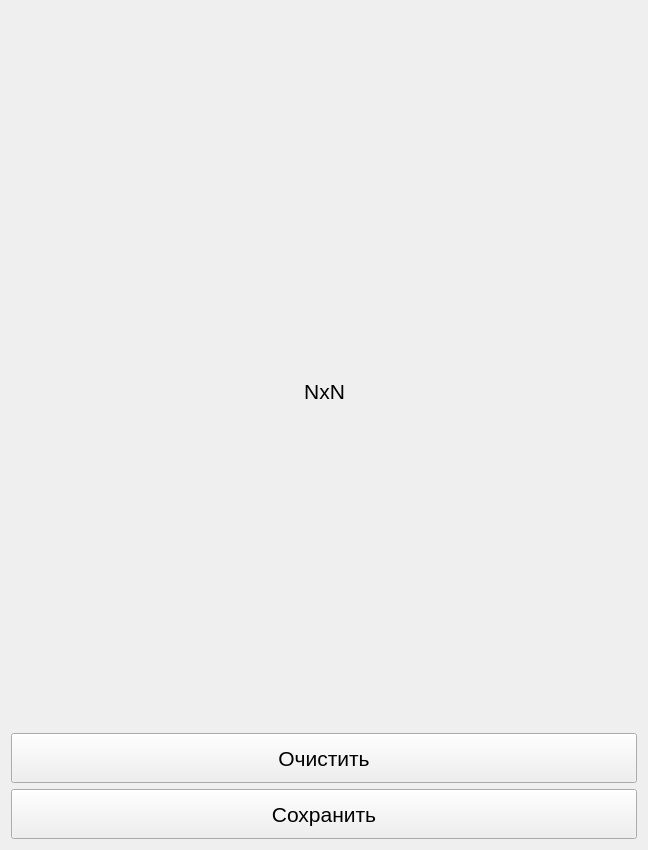
<?xml version="1.0" encoding="UTF-8"?>
<ui version="4.0">
 <class>ScaledWidget</class>
 <widget class="QWidget" name="ScaledWidget">
  <property name="geometry">
   <rect>
    <x>0</x>
    <y>0</y>
    <width>648</width>
    <height>850</height>
   </rect>
  </property>
  <property name="windowTitle">
   <string>Form</string>
  </property>
  <layout class="QVBoxLayout" name="verticalLayout" stretch="0,0,0,0">
   <item>
    <widget class="QWidget" name="w_icon_gallery" native="true">
     <layout class="QHBoxLayout" name="layout_icon_gallery"/>
    </widget>
   </item>
   <item>
    <widget class="QWidget" name="w_icon_show" native="true">
     <property name="minimumSize">
      <size>
       <width>600</width>
       <height>600</height>
      </size>
     </property>
     <layout class="QGridLayout" name="gridLayout">
      <item row="1" column="0">
       <spacer name="horizontalSpacer">
        <property name="orientation">
         <enum>Qt::Horizontal</enum>
        </property>
        <property name="sizeHint" stdset="0">
         <size>
          <width>269</width>
          <height>20</height>
         </size>
        </property>
       </spacer>
      </item>
      <item row="3" column="1">
       <spacer name="verticalSpacer_2">
        <property name="orientation">
         <enum>Qt::Vertical</enum>
        </property>
        <property name="sizeHint" stdset="0">
         <size>
          <width>20</width>
          <height>299</height>
         </size>
        </property>
       </spacer>
      </item>
      <item row="1" column="2">
       <spacer name="horizontalSpacer_2">
        <property name="orientation">
         <enum>Qt::Horizontal</enum>
        </property>
        <property name="sizeHint" stdset="0">
         <size>
          <width>269</width>
          <height>20</height>
         </size>
        </property>
       </spacer>
      </item>
      <item row="0" column="1">
       <spacer name="verticalSpacer">
        <property name="orientation">
         <enum>Qt::Vertical</enum>
        </property>
        <property name="sizeHint" stdset="0">
         <size>
          <width>20</width>
          <height>299</height>
         </size>
        </property>
       </spacer>
      </item>
      <item row="1" column="1">
       <widget class="QWidget" name="widget_3" native="true">
        <layout class="QVBoxLayout" name="verticalLayout_2">
         <item>
          <widget class="QLabel" name="l_icon">
           <property name="text">
            <string/>
           </property>
           <property name="scaledContents">
            <bool>true</bool>
           </property>
           <property name="wordWrap">
            <bool>false</bool>
           </property>
          </widget>
         </item>
         <item>
          <widget class="QLabel" name="l_icon_size">
           <property name="font">
            <font>
             <pointsize>16</pointsize>
            </font>
           </property>
           <property name="text">
            <string>NxN</string>
           </property>
           <property name="alignment">
            <set>Qt::AlignCenter</set>
           </property>
          </widget>
         </item>
        </layout>
       </widget>
      </item>
     </layout>
    </widget>
   </item>
   <item>
    <widget class="QPushButton" name="btn_clear">
     <property name="minimumSize">
      <size>
       <width>0</width>
       <height>50</height>
      </size>
     </property>
     <property name="font">
      <font>
       <pointsize>16</pointsize>
      </font>
     </property>
     <property name="text">
      <string>Очистить</string>
     </property>
     <property name="icon">
      <iconset resource="rsc.qrc">
       <normaloff>:/icons/resources/icons/empty.png</normaloff>:/icons/resources/icons/empty.png</iconset>
     </property>
     <property name="iconSize">
      <size>
       <width>32</width>
       <height>32</height>
      </size>
     </property>
    </widget>
   </item>
   <item>
    <widget class="QPushButton" name="btn_save">
     <property name="minimumSize">
      <size>
       <width>0</width>
       <height>50</height>
      </size>
     </property>
     <property name="font">
      <font>
       <pointsize>16</pointsize>
      </font>
     </property>
     <property name="text">
      <string>Сохранить</string>
     </property>
     <property name="icon">
      <iconset resource="rsc.qrc">
       <normaloff>:/icons/resources/icons/save.png</normaloff>:/icons/resources/icons/save.png</iconset>
     </property>
     <property name="iconSize">
      <size>
       <width>32</width>
       <height>32</height>
      </size>
     </property>
    </widget>
   </item>
  </layout>
 </widget>
 <resources>
  <include location="rsc.qrc"/>
 </resources>
 <connections/>
</ui>
